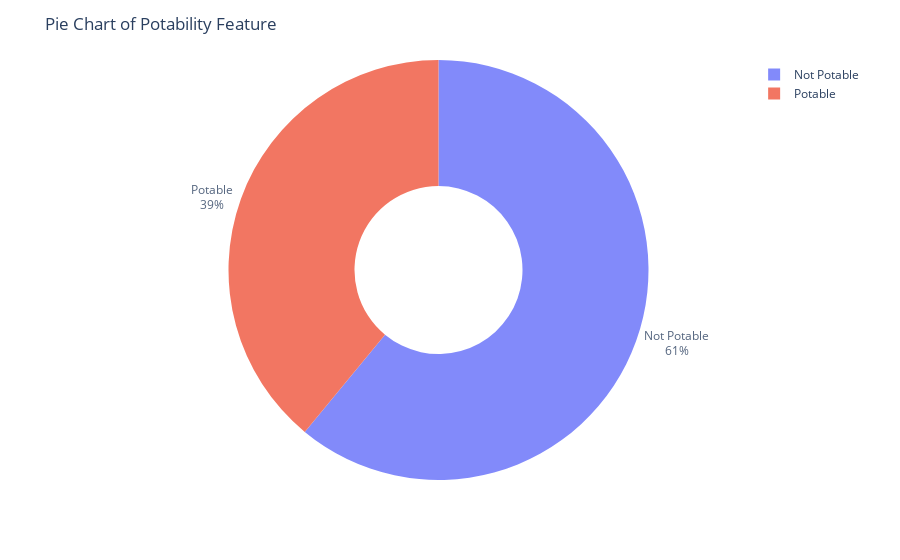

The cell this chart's notebook holds for it:
### Code cell
d = pd.DataFrame(df["Potability"].value_counts())
fig = px.pie(d, values = "Potability", names = ["Not Potable", "Potable"], hole = 0.4, opacity = 0.8,
                                               labels = {"label":"Potability", "Potability":"Number of Samples"})
fig.update_layout(title = dict(text = "Pie Chart of Potability Feature"))
fig.update_traces(textposition = "outside", textinfo = "percent + label")
fig.show()

### Figure 1 — Plotly figure (JSON) as saved in the notebook; plotly's stock layout.template omitted (floating-point values rounded to 4 significant figures)
{"data": [{"domain": {"x": [0, 1], "y": [0, 1]}, "hole": 0.4, "hovertemplate": "label=%{label}<br>Number of Samples=%{value}<extra></extra>", "labels": ["Not Potable", "Potable"], "legendgroup": "", "name": "", "opacity": 0.8, "showlegend": true, "textinfo": "percent+label", "textposition": "outside", "type": "pie", "values": [1998, 1278]}], "layout": {"legend": {"tracegroupgap": 0}, "margin": {"t": 60}, "title": {"text": "Pie Chart of Potability Feature"}}}
